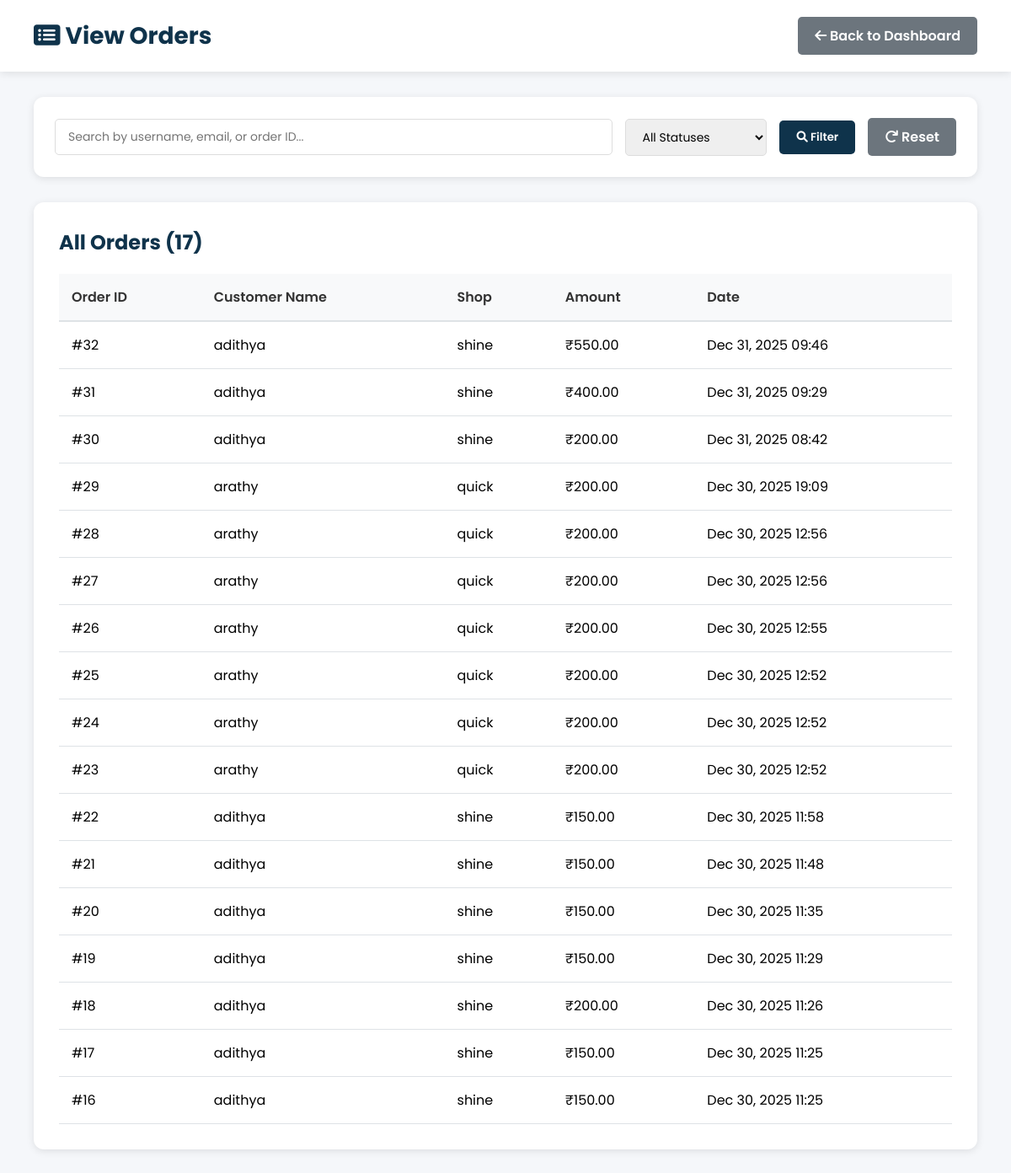
The app's page /admin-panel/orders/ (signed in), older data.
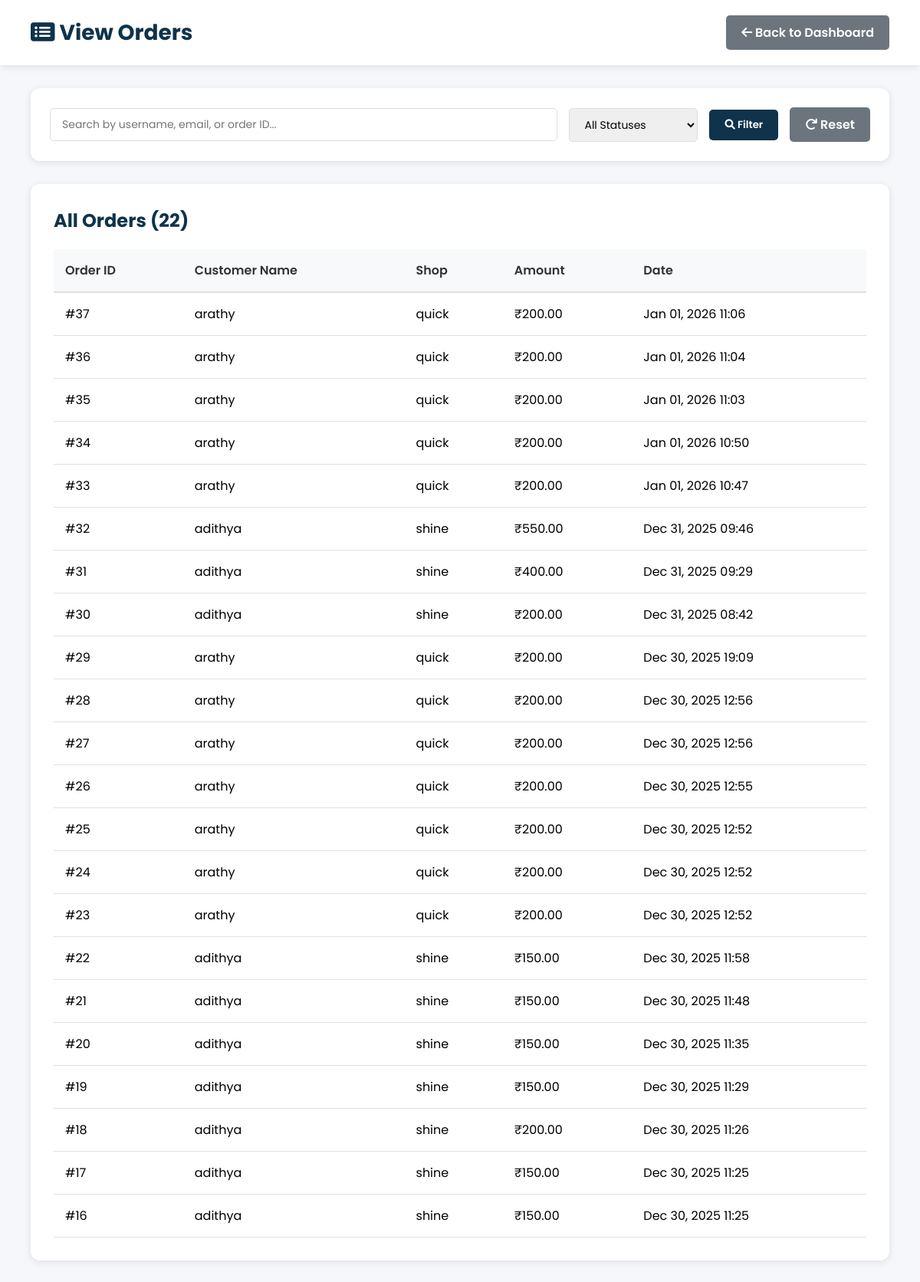
The same page, newer data.
### shop/models.py (models this page shows, shortened)
class Order(models.Model):
    STATUS_CHOICES = [
        ('Pending', 'Pending'),
        ('Washing', 'Washing'),
        ('Drying', 'Drying'),
        ('Ironing', 'Ironing'),
        ('Ready', 'Ready for Pickup'),
        ('Completed', 'Completed'),
    ]
    PAYMENT_CHOICES = [
        ('Pending', 'Pending'),
        ('Completed', 'Completed'),
    ]
    user = models.ForeignKey(User, on_delete=models.CASCADE)
    shop = models.ForeignKey(LaundryShop, on_delete=models.CASCADE)
    branch = models.ForeignKey(Branch, on_delete=models.CASCADE, blank=True, null=True)
    amount = models.DecimalField(max_digits=10, decimal_places=2)
    cloth_status = models.CharField(max_length=20, choices=STATUS_CHOICES, default='Pending')
    payment_status = models.CharField(max_length=20, choices=PAYMENT_CHOICES, default='Pending')
    pickup_date = models.DateTimeField(blank=True, null=True)
    delivery_date = models.DateTimeField(blank=True, null=True)
    delivery_name = models.CharField(max_length=100, blank=True)
    delivery_address = models.TextField(blank=True)
    delivery_phone = models.CharField(max_length=15, blank=True)
    special_instructions = models.TextField(blank=True)
    created_at = models.DateTimeField(default=timezone.now)
    delay_notified = models.BooleanField(default=False)
    thank_you_sent = models.BooleanField(default=False)
    platform_commission = models.DecimalField(max_digits=10, decimal_places=2, default=0, help_text="Platform commission amount")
    shop_amount = models.DecimalField(max_digits=10, decimal_places=2, default=0, help_text="Amount to be transferred to shop")
    razorpay_payment_id = models.CharField(max_length=100, blank=True, null=True, help_text="Razorpay payment ID")
    razorpay_order_id = models.CharField(max_length=100, blank=True, null=True, help_text="Razorpay order ID")
    transfer_id = models.CharField(max_length=100, blank=True, null=True, help_text="Razorpay transfer ID to shop")
    transfer_status = models.CharField(max_length=50, default='Pending', help_text="Status of transfer to shop")

class LaundryShop(models.Model):
    name = models.CharField(max_length=100, unique=True)
    email = models.EmailField(unique=True)
    password = models.CharField(max_length=128, blank=True)
    address = models.TextField(blank=True)
    phone = models.CharField(max_length=15, blank=True)
    city = models.CharField(max_length=100, blank=True)
    latitude = models.FloatField(blank=True, null=True)
    longitude = models.FloatField(blank=True, null=True)
    is_approved = models.BooleanField(default=False)
    is_open = models.BooleanField(default=True)
    created_at = models.DateTimeField(default=timezone.now)
    razorpay_account_id = models.CharField(
        max_length=100,
        blank=True,
        null=True,
        help_text="Razorpay Account ID for marketplace payments"
    )
    razorpay_key_id = models.CharField(
        max_length=100,
        blank=True,
        null=True,
        help_text="Razorpay Key ID for shop payments"
    )
    razorpay_key_secret = models.CharField(
        max_length=100,
        blank=True,
        null=True,
        help_text="Razorpay Key Secret for shop payments"
    )
    bank_account_holder_name = models.CharField(
        max_length=100,
        blank=True,
        null=True,
        help_text="Account holder name as per bank records"
    )
    bank_account_number = models.CharField(
        max_length=50,
        blank=True,
        null=True,
        help_text="Bank account number"
    )
    bank_ifsc_code = models.CharField(
        max_length=11,
        blank=True,
        null=True,
        help_text="IFSC code (e.g., HDFC0001234)"
    )
    bank_name = models.CharField(
        max_length=100,
        blank=True,
        null=True,
        help_text="Bank name (e.g., HDFC Bank, SBI)"
    )
    bank_branch = models.CharField(
        max_length=100,
        blank=True,
        null=True,
        help_text="Bank branch name"
    )
    bank_account_type = models.CharField(
        max_length=20,
        choices=[
            ('Savings', 'Savings'),
            ('Current', 'Current'),
        ],
        blank=True,
        null=True,
        help_text="Type of bank account"
    )

### shop/views.py (the view)
# urls.py: path("admin-panel/orders/", views.admin_orders, name="admin_orders"),
@login_required
@user_passes_test(is_staff_user, login_url='login')
def admin_orders(request):
    status_filter = request.GET.get('status', '')
    search_query = request.GET.get('search', '')
    orders = Order.objects.select_related('user', 'shop').order_by('-created_at')
    if status_filter:
        orders = orders.filter(cloth_status=status_filter)
    if search_query:
        orders = orders.filter(
            Q(user__username__icontains=search_query) |
            Q(user__email__icontains=search_query) |
            Q(id__icontains=search_query)
        )
    approved_shops = LaundryShop.objects.filter(is_approved=True)
    orders = orders.filter(shop__is_approved=True)
    context = {
        'orders': orders,
        'status_choices': Order.STATUS_CHOICES,
        'current_status': status_filter,
        'search_query': search_query,
        'all_shops': approved_shops,  # Only approved shops for reassignment
    }
    return render(request, 'admin_orders.html', context)

### shop/views.py (called while the page is built)
def is_staff_user(user):
    return user.is_authenticated and (user.is_staff or user.is_superuser)

### shop/templates/admin_orders.html (shortened to what this page needs)
{% load static %}
<!DOCTYPE html>
<html lang="en">
<head>
    <link rel="stylesheet" href="https://cdnjs.cloudflare.com/ajax/libs/font-awesome/6.0.0-beta3/css/all.min.css">
</head>
<body>
    <div class="admin-header">
        <h1><i class="fas fa-list-alt"></i> {% if title %}{{ title }}{% else %}View Orders{% endif %}</h1>
        <div>
            <a href="{% url 'admin_dashboard' %}" class="btn btn-secondary">
                <i class="fas fa-arrow-left"></i> Back to Dashboard
            </a>
        </div>
    </div>
    <div class="admin-container">
        <div class="filters">
            <form method="get" style="display: flex; gap: 15px; flex-wrap: wrap; width: 100%; align-items: center;">
                <input type="text" name="search" placeholder="Search by username, email, or order ID..." value="{{ search_query }}">
                <select name="status">
                    <option value="">All Statuses</option>
                </select>
                <button type="submit" class="btn btn-primary">
                    <i class="fas fa-search"></i> Filter
                </button>
                <a href="{% url 'admin_orders' %}" class="btn btn-secondary">
                    <i class="fas fa-redo"></i> Reset
                </a>
            </form>
        </div>
        <div class="dashboard-section">
            <h2 style="margin-bottom: 20px; color: var(--primary-color);">
                {% if title %}{{ title }}{% else %}All Orders{% endif %} ({{ orders.count }})
            </h2>
            {% if orders %}
            <table class="data-table">
                <thead>
                    <tr>
                        <th>Order ID</th>
                        <th>Customer Name</th>
                        <th>Shop</th>
                        <th>Amount</th>
                        <th>Date</th>
                    </tr>
                </thead>
                <tbody>
                    {% for order in orders %}
                    <tr>
                        <td>#{{ order.id }}</td>
                        <td>{{ order.user.get_full_name|default:order.user.username }}</td>
                        <td>{{ order.shop.name|default:"N/A" }}</td>
                        <td>₹{{ order.amount|floatformat:2 }}</td>
                        <td>{{ order.created_at|date:"M d, Y H:i" }}</td>
                    </tr>
                    {% endfor %}
                </tbody>
            </table>
            {% else %}
            <div style="text-align: center; padding: 40px; color: #999;">
                <i class="fas fa-inbox" style="font-size: 48px; margin-bottom: 15px; opacity: 0.5;"></i>
                <p>No orders found</p>
            </div>
            {% endif %}
        </div>
    </div>
</body>
</html>

Row changes from the older to the newer data that the page shows:
added Order: id "37", user.get_full_name "arathy", shop.name "quick", amount "200.00", created_at "Jan 01, 2026 11:06"
added Order: id "36", user.get_full_name "arathy", shop.name "quick", amount "200.00", created_at "Jan 01, 2026 11:04"
added Order: id "35", user.get_full_name "arathy", shop.name "quick", amount "200.00", created_at "Jan 01, 2026 11:03"
added Order: id "34", user.get_full_name "arathy", shop.name "quick", amount "200.00", created_at "Jan 01, 2026 10:50"
added Order: id "33", user.get_full_name "arathy", shop.name "quick", amount "200.00", created_at "Jan 01, 2026 10:47"
Text that changed along with them:
{{ orders.count }}: "17" → "22"
